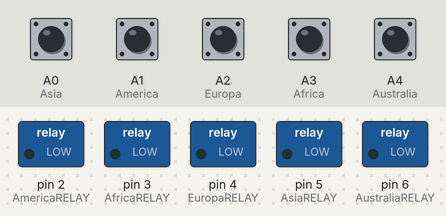
The sketch below on a simulated Arduino Uno, built with avr-gcc and run on an emulated ATmega328P. Parts: switched loads named in the sketch (green lamp = pin HIGH). The inputs (shaded band) are chosen by the test bench; at power-on: A0 (Asia), A1 (America), A2 (Europa), A3 (Africa), A4 (Australia) HIGH. The audio player accepts every command and is not drawn; what the sketch prints to the serial monitor is not drawn.

Above: at 2.7 s.
2.8 s: A0 (Asia) pulled LOW for 0.15 s
At 4.1 s:
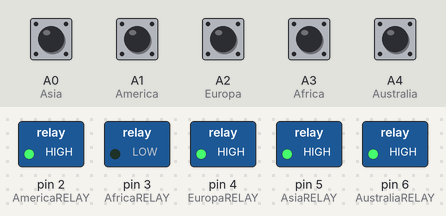
4.4 s: A1 (America) pulled LOW for 0.15 s
At 5.5 s:
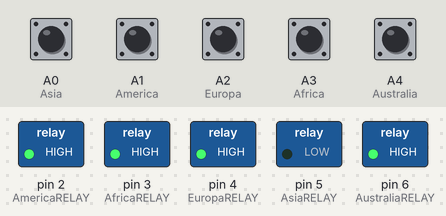
6.1 s: A2 (Europa) pulled LOW for 0.15 s
At 6.7 s:
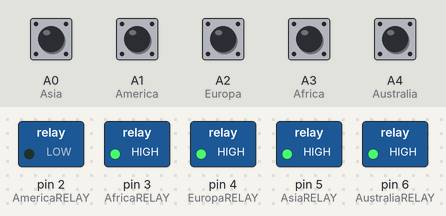
7.7 s: A3 (Africa) pulled LOW for 0.15 s
At 9.0 s:
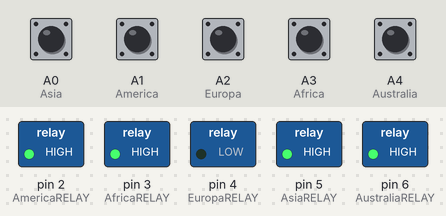
9.3 s: A4 (Australia) pulled LOW for 0.15 s
At 10.1 s:
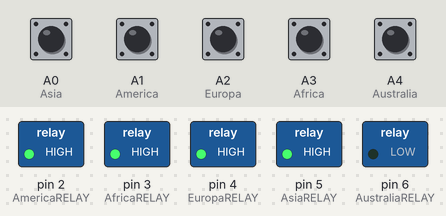
10.9 s: A4 (Australia) pulled LOW for 1 s
At 11.4 s:
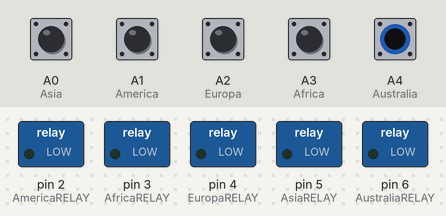
Timing chart, 0 to 13.9 s (numbered marks = the images above; inputs shaded):
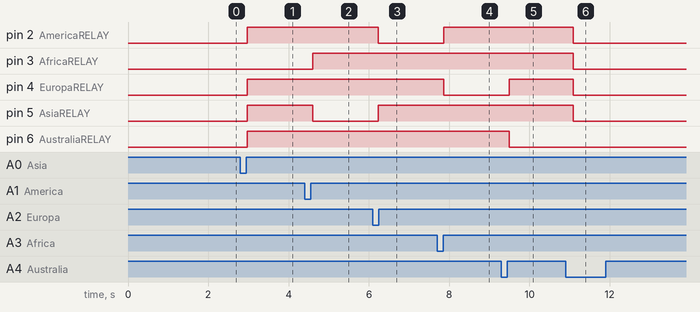

Measured:
- after the input at 2.8 s, pin 2 (AmericaRELAY), pin 4 (EuropaRELAY), pin 5 (AsiaRELAY), pin 6 (AustraliaRELAY): LOW → HIGH after 0.17 s
- after the input at 4.4 s, pin 3 (AfricaRELAY): LOW → HIGH after 0.20 s; pin 5 (AsiaRELAY): HIGH → LOW after 0.20 s
- after the input at 6.1 s, pin 2 (AmericaRELAY): HIGH → LOW after 0.13 s; pin 5 (AsiaRELAY): LOW → HIGH after 0.13 s
- after the input at 7.7 s, pin 2 (AmericaRELAY): LOW → HIGH after 0.16 s; pin 4 (EuropaRELAY): HIGH → LOW after 0.16 s
- after the input at 9.3 s, pin 4 (EuropaRELAY): LOW → HIGH after 0.19 s; pin 6 (AustraliaRELAY): HIGH → LOW after 0.19 s
- after the input at 10.9 s, pin 2 (AmericaRELAY), pin 3 (AfricaRELAY), pin 4 (EuropaRELAY), pin 5 (AsiaRELAY): HIGH → LOW after 0.19 s

The sketch:

Mapamundi_PROGRAMACION.ino
```cpp
//-----Incluimos Librerias........
#include "Arduino.h"
#include "SoftwareSerial.h"
#include "DFRobotDFPlayerMini.h"

#define America   A1  //Pulsador
#define Asia      A0  //Pulsador
#define Africa    A3  //Pulsador
#define Europa    A2  //Pulsador
#define Australia A4  //Pulsador

#define AmericaRELAY 2
#define AsiaRELAY  5
#define AfricaRELAY  3
#define EuropaRELAY  4
#define AustraliaRELAY  6

int Estado1 = 0;  //Creamos una variable que tendra un valor de 0
int Estado2 = 0;  //Creamos una variable que tendrá un valor de 0
int Estado3 = 0;  //Creamos una variable que tendrá un valor de 0
int Estado4 = 0;  //Creamos una variable que tendrá un valor de 0
int Estado5 = 0;  //Creamos una variable que tendrá un valor de 0

int estado1= 0;   //Creamos una variable que tendrá un valor de 0
int estado2= 0;   //Creamos una variable que tendrá un valor de 0
int estado3= 0;   //Creamos una variable que tendrá un valor de 0
int estado4= 0;   //Creamos una variable que tendrá un valor de 0
int estado5= 0;   //Creamos una variable que tendrá un valor de 0

int REC1 = 1;     //Creamos una variable que tendrá un valor de 1
int REC2 = 1;     //Creamos una variable que tendrá un valor de 1
int REC3 = 1;     //Creamos una variable que tendrá un valor de 1
int REC4 = 1;     //Creamos una variable que tendrá un valor de 1
int REC5 = 1;     //Creamos una variable que tendrá un valor de 1

SoftwareSerial mySoftwareSerial(10, 11); // RX, TX
DFRobotDFPlayerMini myDFPlayer;

void setup() {
    mySoftwareSerial.begin(9600);  //Inicia DFPlayer
    Serial.begin(9600);  //Inicia monitor serial

    pinMode(America,INPUT_PULLUP); //Se declara como entrada activando una resistencia en Pull UP
    pinMode(Asia,INPUT_PULLUP);    //Se declara como entrada activando una resistencia en Pull UP
    pinMode(Africa,INPUT_PULLUP);  //Se declara como entrada activando una resistencia en Pull UP
    pinMode(Europa,INPUT_PULLUP);   //Se declara como entrada activando una resistencia en Pull UP
    pinMode(Australia,INPUT_PULLUP);  //Se declara como entrada activando una resistencia en Pull UP

    pinMode(AmericaRELAY,OUTPUT);      //Se declara como salida
    pinMode(AsiaRELAY,OUTPUT);         //Se declara como salida
    pinMode(AfricaRELAY,OUTPUT);       //Se declara como salida
    pinMode(EuropaRELAY,OUTPUT);       //Se declara como salida
    pinMode(AustraliaRELAY,OUTPUT);    //Se declara como salida

  // Verifique si el DFPlayer se está ejecutando con precisión o no.
  if (!myDFPlayer.begin(mySoftwareSerial)) {  //Si no no hay comunicación con el softwareSerial imprimir lo siguiente:
    Serial.println(F("No se puede Iniciar"));
    Serial.println(F("1. ¡Por favor, verifique la conexión!"));
    Serial.println(F("2. ¡Por favor inserte la tarjeta SD!"));
    while(true);
  }
  Serial.println(F("DFPlayer Mini en Línea."));

  myDFPlayer.setTimeOut(500); //establecer tiempo de comunicación en 500 ms
  myDFPlayer.volume(30);  //Seleccionamos el volumen entre 0 a 30.
//myDFPlayer.volumeUp(); //Volumen Up
//myDFPlayer.volumeDown(); //Volumen Down
  myDFPlayer.EQ(DFPLAYER_EQ_NORMAL);

//----Establecer el dispositivo, usamos SD como predeterminado----
//  myDFPlayer.outputDevice(DFPLAYER_DEVICE_U_DISK);
    myDFPlayer.outputDevice(DFPLAYER_DEVICE_SD);
//  myDFPlayer.outputDevice(DFPLAYER_DEVICE_AUX);
//  myDFPlayer.outputDevice(DFPLAYER_DEVICE_SLEEP);
//  myDFPlayer.outputDevice(DFPLAYER_DEVICE_FLASH);


  digitalWrite(AmericaRELAY,LOW);   //Se enciende por ser catodo comun
  digitalWrite(AsiaRELAY,LOW);      //Se enciende por ser catodo comun
  digitalWrite(AustraliaRELAY,LOW); //Se enciende por ser catodo comun
  digitalWrite(AfricaRELAY,LOW);    //Se enciende por ser catodo comun
  digitalWrite(EuropaRELAY,LOW);    //Se enciende por ser catodo comun

  myDFPlayer.play(1);  //Reproduce Pista 0001
  delay(1000);

}

void loop(){

  Estado1 = digitalRead(America); //Indicamos que la variable "Estado1"Sea igual a la lectura del "boton1"
  Estado2 = digitalRead(Asia); //Indicamos que la variable "Estado2"Sea igual a la lectura del "boton2"
  Estado3 = digitalRead(Africa); //Indicamos que la variable "Estado3"Sea igual a la lectura del "boton3"
  Estado4 = digitalRead(Europa); //Indicamos que la variable "Estado4"Sea igual a la lectura del "boton4"
  Estado5 = digitalRead(Australia); //Indicamos que la variable "Estado5"Sea igual a la lectura del "boton5"

delay(100);
//myDFPlayer.play(random(1,1));

    if(Estado1 == 0 &&  REC1 == 1){ //ASIA
      if (estado1 == 0){
        myDFPlayer.loopFolder(4); //carpeta 04
  digitalWrite(AmericaRELAY,HIGH);   //Se apaga por ser catodo comun
  digitalWrite(AsiaRELAY,LOW);      //Se enciende por ser catodo comun
  digitalWrite(AustraliaRELAY,HIGH);  //Se apaga por ser catodo comun
  digitalWrite(AfricaRELAY,HIGH);    //Se apaga por ser catodo comun
  digitalWrite(EuropaRELAY,HIGH);    //Se apaga por ser catodo comun
        estado1 = 1;
    }
    else {
        myDFPlayer.stop();
        digitalWrite(AmericaRELAY,LOW);   //Se enciende por ser catodo comun
        digitalWrite(AsiaRELAY,LOW);      //Se enciende por ser catodo comun
        digitalWrite(AustraliaRELAY,LOW); //Se enciende por ser catodo comun
        digitalWrite(AfricaRELAY,LOW);    //Se enciende por ser catodo comun
        digitalWrite(EuropaRELAY,LOW);    //Se enciende por ser catodo comun
        estado1 = 0;
        }
      }
  else if(Estado2 == 0 &&  REC2 == 1){ //Africa
if (estado2 == 0){
        myDFPlayer.loopFolder(2); //carpeta 02
  digitalWrite(AmericaRELAY,HIGH);   //Se apaga por ser catodo comun
  digitalWrite(AsiaRELAY,HIGH);      //Se apaga por ser catodo comun
  digitalWrite(AustraliaRELAY,HIGH);  //Se apaga por ser catodo comun
  digitalWrite(AfricaRELAY,LOW);    //Se enciende por ser catodo comun
  digitalWrite(EuropaRELAY,HIGH);    //Se apaga por ser catodo comun
        estado2 = 1;
    }
    else {
        myDFPlayer.stop();
        digitalWrite(AmericaRELAY,LOW);   //Se enciende por ser catodo comun
        digitalWrite(AsiaRELAY,LOW);      //Se enciende por ser catodo comun
        digitalWrite(AustraliaRELAY,LOW); //Se enciende por ser catodo comun
        digitalWrite(AfricaRELAY,LOW);    //Se enciende por ser catodo comun
        digitalWrite(EuropaRELAY,LOW);    //Se enciende por ser catodo comun
        estado2 = 0;
        }
  }
  else if(Estado3 == 0 &&  REC3 == 1){ //Europa
if (estado3 == 0){
        myDFPlayer.loopFolder(3); //carpeta 03
  digitalWrite(AmericaRELAY,HIGH);   //Se apaga por ser catodo comun
  digitalWrite(AsiaRELAY,HIGH);      //Se apaga por ser catodo comun
  digitalWrite(AustraliaRELAY,HIGH);  //Se apaga por ser catodo comun
  digitalWrite(AfricaRELAY,HIGH);    //Se apaga por ser catodo comun
  digitalWrite(EuropaRELAY,LOW);    //Se enciende por ser catodo comun
        estado3 = 1;
    }
    else {
        myDFPlayer.stop();
        digitalWrite(AmericaRELAY,LOW);   //Se enciende por ser catodo comun
        digitalWrite(AsiaRELAY,LOW);      //Se enciende por ser catodo comun
        digitalWrite(AustraliaRELAY,LOW); //Se enciende por ser catodo comun
        digitalWrite(AfricaRELAY,LOW);    //Se enciende por ser catodo comun
        digitalWrite(EuropaRELAY,LOW);    //Se enciende por ser catodo comun
        estado3 = 0;
    }
    }
  else if(Estado4 == 0 &&  REC4 == 1){ // AMERICA
  if (estado4 == 0){
        myDFPlayer.loopFolder(1); //carpeta 01
  digitalWrite(AmericaRELAY,LOW);   //Se enciende por ser catodo comun
  digitalWrite(AsiaRELAY,HIGH);      //Se apaga por ser catodo comun
  digitalWrite(AustraliaRELAY,HIGH);  //Se apaga por ser catodo comun
  digitalWrite(AfricaRELAY,HIGH);    //Se apaga por ser catodo comun
  digitalWrite(EuropaRELAY,HIGH);    //Se apaga por ser catodo comun
        estado4 = 1;
    }
    else {
        myDFPlayer.stop();
        digitalWrite(AmericaRELAY,LOW);   //Se enciende por ser catodo comun
        digitalWrite(AsiaRELAY,LOW);      //Se enciende por ser catodo comun
        digitalWrite(AustraliaRELAY,LOW); //Se enciende por ser catodo comun
        digitalWrite(AfricaRELAY,LOW);    //Se enciende por ser catodo comun
        digitalWrite(EuropaRELAY,LOW);    //Se enciende por ser catodo comun
        estado4 = 0;
    }
  }

  else if(Estado5 == 0 &&  REC5 == 1){  // Australia
    if (estado5 == 0){
        myDFPlayer.loopFolder(5); //carpeta 05
  digitalWrite(AmericaRELAY,HIGH);   //Se apaga por ser catodo comun
  digitalWrite(AsiaRELAY,HIGH);      //Se apaga por ser catodo comun
  digitalWrite(AustraliaRELAY,LOW);  //Se enciende por ser catodo comun
  digitalWrite(AfricaRELAY,HIGH);    //Se apaga por ser catodo comun
  digitalWrite(EuropaRELAY,HIGH);    //Se apaga por ser catodo comun
        estado5 = 1;
    }
    else {
        myDFPlayer.stop();
        digitalWrite(AmericaRELAY,LOW);   //Se enciende por ser catodo comun
        digitalWrite(AsiaRELAY,LOW);      //Se enciende por ser catodo comun
        digitalWrite(AustraliaRELAY,LOW); //Se enciende por ser catodo comun
        digitalWrite(AfricaRELAY,LOW);    //Se enciende por ser catodo comun
        digitalWrite(EuropaRELAY,LOW);    //Se enciende por ser catodo comun
        estado5 = 0;
    }
  }
        REC1=Estado1;
        REC2=Estado2;
        REC3=Estado3;
        REC4=Estado4;
        REC5=Estado5;

}
```
